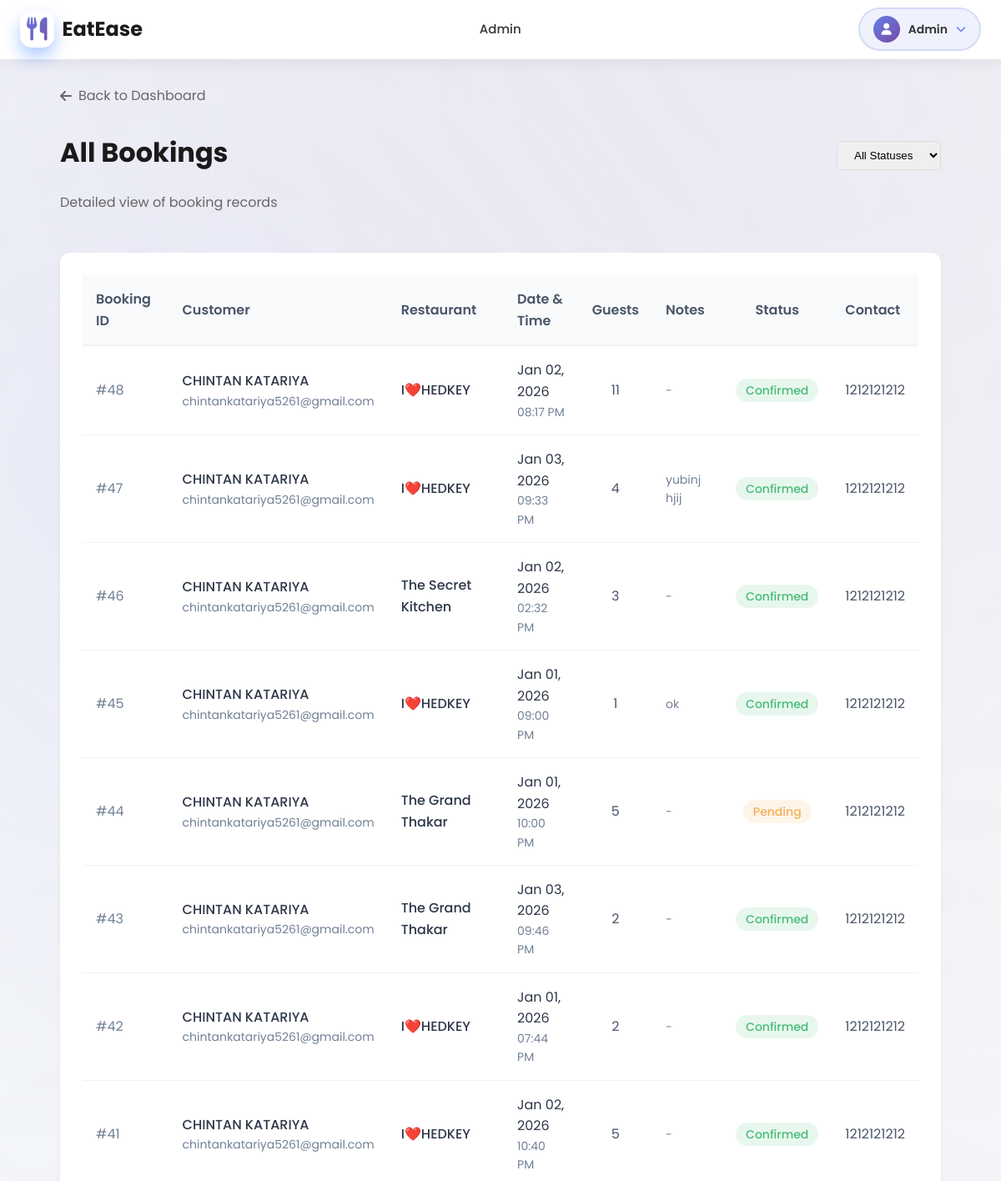
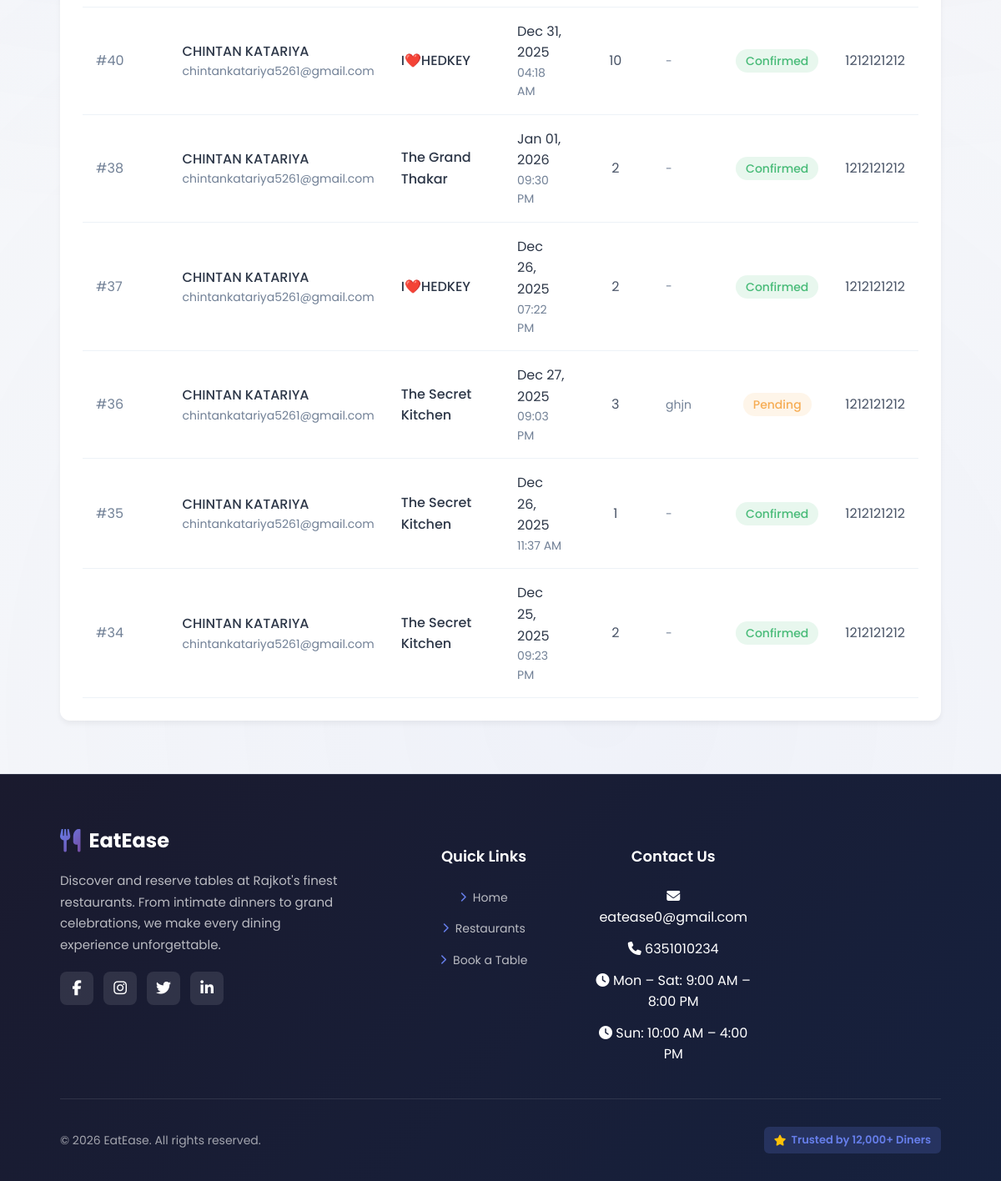
The app's page /admin/bookings_details.php (signed in) with its own data (2 pictures, top to bottom).
### tables this page shows
CREATE TABLE `bookings` (
  `id` int(10) UNSIGNED NOT NULL,
  `user_id` int(10) UNSIGNED NOT NULL,
  `hotel_id` int(10) UNSIGNED NOT NULL,
  `booking_date` date NOT NULL,
  `booking_time` time NOT NULL,
  `number_of_guests` int(3) UNSIGNED NOT NULL,
  `special_requests` text DEFAULT NULL,
  `status` varchar(20) DEFAULT 'pending',
  `created_at` datetime NOT NULL DEFAULT current_timestamp(),
  `updated_at` datetime DEFAULT NULL ON UPDATE current_timestamp()
);

CREATE TABLE `users` (
  `id` int(10) UNSIGNED NOT NULL,
  `email` varchar(190) NOT NULL,
  `first_name` varchar(100) NOT NULL,
  `last_name` varchar(100) NOT NULL,
  `city` varchar(120) NOT NULL,
  `phone` varchar(20) NOT NULL,
  `password_plain` varchar(255) NOT NULL,
  `otp` int(6) DEFAULT NULL,
  `otp_exp` datetime DEFAULT NULL,
  `created_at` datetime NOT NULL DEFAULT current_timestamp(),
  `updated_at` datetime DEFAULT NULL ON UPDATE current_timestamp(),
  `deleted_at` datetime DEFAULT NULL,
  `status` varchar(10) DEFAULT NULL,
  `role` enum('user','restaurant_owner','admin') NOT NULL DEFAULT 'user'
);

CREATE TABLE `hotels` (
  `id` int(10) UNSIGNED NOT NULL,
  `name` varchar(255) NOT NULL,
  `description` text DEFAULT NULL,
  `cuisine_type` varchar(100) DEFAULT NULL,
  `location` varchar(255) DEFAULT NULL,
  `phone` varchar(20) DEFAULT NULL,
  `open_time` time DEFAULT NULL,
  `close_time` time DEFAULT NULL,
  `price_range` varchar(10) DEFAULT NULL,
  `image_url` varchar(500) DEFAULT NULL,
  `avg_rating` decimal(3,2) DEFAULT 0.00,
  `total_ratings` int(10) UNSIGNED DEFAULT 0,
  `owner_id` int(10) UNSIGNED DEFAULT NULL,
  `created_at` datetime NOT NULL DEFAULT current_timestamp(),
  `updated_at` datetime DEFAULT NULL ON UPDATE current_timestamp(),
  `deleted_at` datetime DEFAULT NULL
);

### admin/bookings_details.php (the view, shortened to what this page needs)
<?php
include '../includes/header.php';
$status_filter = $_GET['status'] ?? 'all';
$where_clause = "WHERE 1=1";
$query = "
    SELECT
        b.id,
        b.booking_date,
        b.booking_time,
        b.number_of_guests,
        b.special_requests,
        b.status,
        b.created_at,
        u.first_name,
        u.last_name,
        u.email as user_email,
        u.phone as user_phone,
        h.name as restaurant_name
    FROM bookings b
    JOIN users u ON b.user_id = u.id
    JOIN hotels h ON b.hotel_id = h.id
    $where_clause
    ORDER BY b.created_at DESC
";
$stmt = $mysqli->prepare($query);
$stmt->execute();
$result = $stmt->get_result();
$bookings = [];
while ($row = $result->fetch_assoc()) {
    $bookings[] = $row;
}
?>
<div class="container" style="padding-top: 2rem; padding-bottom: 4rem;">
    <div style="display: flex; justify-content: space-between; align-items: center; margin-bottom: 2rem;">
        <div>
            <a href="dashboard.php" style="color: #666; text-decoration: none; display: inline-flex; align-items: center; gap: 0.5rem; margin-bottom: 0.5rem;">
                <i class="fas fa-arrow-left"></i> Back to Dashboard
            </a>
            <h1><?php echo ucfirst($status_filter); ?> Bookings</h1>
            <p class="muted">Detailed view of booking records</p>
        </div>
        <div class="filter-group">
            <select onchange="window.location.href='?status='+this.value" style="padding: 8px 16px; border-radius: 6px; border: 1px solid #ddd;">
                <option value="all" <?php echo $status_filter === 'all' ? 'selected' : ''; ?>>All Statuses</option>
            </select>
        </div>
    </div>
    <div class="card" style="background: white; border-radius: 12px; box-shadow: 0 4px 6px rgba(0,0,0,0.05); overflow: hidden;">
        <div style="overflow-x: auto;">
            <table style="width: 100%; border-collapse: collapse; min-width: 800px;">
                <thead>
                    <tr style="background: #f8fafc; border-bottom: 2px solid #edf2f7;">
                        <th style="padding: 16px; text-align: left; font-weight: 600; color: #4a5568;">Booking ID</th>
                        <th style="padding: 16px; text-align: left; font-weight: 600; color: #4a5568;">Customer</th>
                        <th style="padding: 16px; text-align: left; font-weight: 600; color: #4a5568;">Restaurant</th>
                        <th style="padding: 16px; text-align: left; font-weight: 600; color: #4a5568;">Date & Time</th>
                        <th style="padding: 16px; text-align: center; font-weight: 600; color: #4a5568;">Guests</th>
                        <th style="padding: 16px; text-align: left; font-weight: 600; color: #4a5568;">Notes</th>
                        <th style="padding: 16px; text-align: center; font-weight: 600; color: #4a5568;">Status</th>
                        <th style="padding: 16px; text-align: left; font-weight: 600; color: #4a5568;">Contact</th>
                    </tr>
                </thead>
                <tbody>
                    <?php if (count($bookings) > 0): ?>
                        <?php foreach ($bookings as $booking): ?>
                            <tr style="border-bottom: 1px solid #edf2f7; transition: background 0.2s;">
                                <td style="padding: 16px; color: #718096;">#<?php echo $booking['id']; ?></td>
                                <td style="padding: 16px;">
                                    <div style="font-weight: 500; color: #2d3748;"><?php echo htmlspecialchars($booking['first_name'] . ' ' . $booking['last_name']); ?></div>
                                    <div style="font-size: 0.875rem; color: #718096;"><?php echo htmlspecialchars($booking['user_email']); ?></div>
                                </td>
                                <td style="padding: 16px; font-weight: 500; color: #2d3748;"><?php echo htmlspecialchars($booking['restaurant_name']); ?></td>
                                <td style="padding: 16px;">
                                    <div style="color: #2d3748;"><?php echo date('M d, Y', strtotime($booking['booking_date'])); ?></div>
                                    <div style="font-size: 0.875rem; color: #718096;"><?php echo date('h:i A', strtotime($booking['booking_time'])); ?></div>
                                </td>
                                <td style="padding: 16px; text-align: center; color: #4a5568;"><?php echo $booking['number_of_guests']; ?></td>
                                <td style="padding: 16px; color: #718096; font-size: 0.875rem; max-width: 200px;">
                                    <?php echo !empty($booking['special_requests']) ? htmlspecialchars($booking['special_requests']) : '-'; ?>
                                </td>
                                <td style="padding: 16px; text-align: center;">
                                    <?php
                                    $status_colors = [
                                        'pending' => '#f6ad55',
                                        'confirmed' => '#48bb78',
                                        'completed' => '#4299e1',
                                        'cancelled' => '#f56565',
                                    ];
                                    $color = $status_colors[$booking['status']] ?? '#cbd5e0';
                                    ?>
                                    <span style="background-color: <?php echo $color; ?>20; color: <?php echo $color; ?>; padding: 4px 12px; border-radius: 9999px; font-size: 0.875rem; font-weight: 500; text-transform: capitalize;">
                                        <?php echo $booking['status']; ?>
                                    </span>
                                </td>
                                <td style="padding: 16px; color: #4a5568;"><?php echo htmlspecialchars($booking['user_phone'] ?? 'N/A'); ?></td>
                            </tr>
                        <?php endforeach; ?>
                    <?php endif; ?>
                </tbody>
            </table>
        </div>
    </div>
</div>
<?php include '../includes/footer.php'; ?>

### assets/css/style.css (style rules this page uses)
:root { --brand1:#667eea; --brand2:#764ba2; --brand3:#667eea; --brand4:#764ba2; --bg:#f8f9fa; --text:#1a1a1a; --muted:#666; --white:#fff; --card:#ffffff; --border:rgba(255,255,255,0.4); --shadow:0 4px 20px rgba(0,0,0,.08); }
* { box-sizing:border-box }
html,body { height:100% }
body { margin:0; font-family:'Poppins',system-ui,-apple-system,Segoe UI,Roboto,Ubuntu,'Helvetica Neue',Arial; color:var(--text); background:var(--bg); position:relative; min-height:100%; line-height:1.6; }
body::before { content:''; position:fixed; inset:0; background: radial-gradient(circle at 15% 20%, rgba(102,126,234,.08), transparent 45%), radial-gradient(circle at 80% 0%, rgba(118,75,162,.08), transparent 55%), radial-gradient(circle at 60% 80%, rgba(102,126,234,.06), transparent 60%); pointer-events:none; z-index:-2; }
.container { width:min(1200px,92%);margin:0 auto }
.muted { color:var(--muted) }
.card { background:rgba(255,255,255,.96); border-radius:24px; box-shadow:var(--shadow); padding:26px; border:1px solid rgba(255,255,255,.5); backdrop-filter:blur(6px); }

### assets/css/header.css (style rules this page uses)
body { padding-top: 70px; }
html { scroll-behavior: smooth; }
.container { max-width: 1200px; margin: 0 auto; padding: 0 24px; }

### records on screen
bookings: id "48", user.last_name "CHINTAN KATARIYA", user.email "chintankatariya5261@gmail.com", hotel.name "I❤️HEDKEY", booking_date "Jan 02, 2026", booking_time "08:17 PM", number_of_guests "11", status "Confirmed", user.phone "1212121212"
bookings: id "47", user.last_name "CHINTAN KATARIYA", user.email "chintankatariya5261@gmail.com", hotel.name "I❤️HEDKEY", booking_date "Jan 03, 2026", booking_time "09:33 PM", number_of_guests "4", special_requests "yubinj hjij", status "Confirmed", user.phone "1212121212"
bookings: id "46", user.last_name "CHINTAN KATARIYA", user.email "chintankatariya5261@gmail.com", hotel.name "The Secret Kitchen", booking_date "Jan 02, 2026", booking_time "02:32 PM", number_of_guests "3", status "Confirmed", user.phone "1212121212"
bookings: id "45", user.last_name "CHINTAN KATARIYA", user.email "chintankatariya5261@gmail.com", hotel.name "I❤️HEDKEY", booking_date "Jan 01, 2026", booking_time "09:00 PM", number_of_guests "1", special_requests "ok", status "Confirmed", user.phone "1212121212"
bookings: id "44", user.last_name "CHINTAN KATARIYA", user.email "chintankatariya5261@gmail.com", hotel.name "The Grand Thakar", booking_date "Jan 01, 2026", booking_time "10:00 PM", number_of_guests "5", status "Pending", user.phone "1212121212"
bookings: id "43", user.last_name "CHINTAN KATARIYA", user.email "chintankatariya5261@gmail.com", hotel.name "The Grand Thakar", booking_date "Jan 03, 2026", booking_time "09:46 PM", number_of_guests "2", status "Confirmed", user.phone "1212121212"
bookings: id "42", user.last_name "CHINTAN KATARIYA", user.email "chintankatariya5261@gmail.com", hotel.name "I❤️HEDKEY", booking_date "Jan 01, 2026", booking_time "07:44 PM", number_of_guests "2", status "Confirmed", user.phone "1212121212"
bookings: id "41", user.last_name "CHINTAN KATARIYA", user.email "chintankatariya5261@gmail.com", hotel.name "I❤️HEDKEY", booking_date "Jan 02, 2026", booking_time "10:40 PM", number_of_guests "5", status "Confirmed", user.phone "1212121212"
bookings: id "40", user.last_name "CHINTAN KATARIYA", user.email "chintankatariya5261@gmail.com", hotel.name "I❤️HEDKEY", booking_date "Dec 31, 2025", booking_time "04:18 AM", number_of_guests "10", status "Confirmed", user.phone "1212121212"
bookings: id "38", user.last_name "CHINTAN KATARIYA", user.email "chintankatariya5261@gmail.com", hotel.name "The Grand Thakar", booking_date "Jan 01, 2026", booking_time "09:30 PM", number_of_guests "2", status "Confirmed", user.phone "1212121212"
bookings: id "37", user.last_name "CHINTAN KATARIYA", user.email "chintankatariya5261@gmail.com", hotel.name "I❤️HEDKEY", booking_date "Dec 26, 2025", booking_time "07:22 PM", number_of_guests "2", status "Confirmed", user.phone "1212121212"
bookings: id "36", user.last_name "CHINTAN KATARIYA", user.email "chintankatariya5261@gmail.com", hotel.name "The Secret Kitchen", booking_date "Dec 27, 2025", booking_time "09:03 PM", number_of_guests "3", special_requests "ghjn", status "Pending", user.phone "1212121212"
bookings: id "35", user.last_name "CHINTAN KATARIYA", user.email "chintankatariya5261@gmail.com", hotel.name "The Secret Kitchen", booking_date "Dec 26, 2025", booking_time "11:37 AM", number_of_guests "1", status "Confirmed", user.phone "1212121212"
bookings: id "34", user.last_name "CHINTAN KATARIYA", user.email "chintankatariya5261@gmail.com", hotel.name "The Secret Kitchen", booking_date "Dec 25, 2025", booking_time "09:23 PM", number_of_guests "2", status "Confirmed", user.phone "1212121212"

### other values on screen
explode(' ', $_SESSION['name'])[0] "Admin"
$status_filter "All"
